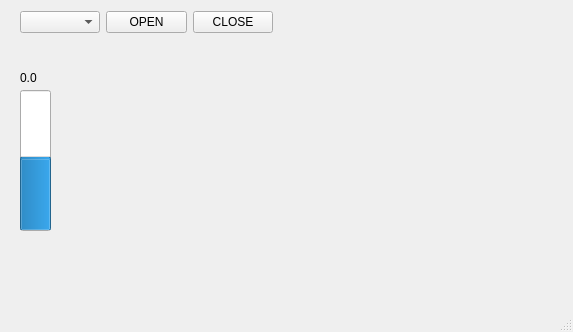
<?xml version="1.0" encoding="UTF-8"?>
<ui version="4.0">
 <class>MainWindow</class>
 <widget class="QMainWindow" name="MainWindow">
  <property name="geometry">
   <rect>
    <x>0</x>
    <y>0</y>
    <width>573</width>
    <height>332</height>
   </rect>
  </property>
  <property name="windowTitle">
   <string>MainWindow</string>
  </property>
  <widget class="QWidget" name="centralwidget">
   <widget class="QWidget" name="layoutWidget">
    <property name="geometry">
     <rect>
      <x>20</x>
      <y>10</y>
      <width>253</width>
      <height>25</height>
     </rect>
    </property>
    <layout class="QHBoxLayout" name="horizontalLayout">
     <item>
      <widget class="QComboBox" name="ComList"/>
     </item>
     <item>
      <widget class="QPushButton" name="openBtn">
       <property name="text">
        <string>OPEN</string>
       </property>
      </widget>
     </item>
     <item>
      <widget class="QPushButton" name="closeBtn">
       <property name="text">
        <string>CLOSE</string>
       </property>
      </widget>
     </item>
    </layout>
   </widget>
   <widget class="QProgressBar" name="progressBar">
    <property name="enabled">
     <bool>true</bool>
    </property>
    <property name="geometry">
     <rect>
      <x>20</x>
      <y>90</y>
      <width>31</width>
      <height>141</height>
     </rect>
    </property>
    <property name="maximum">
     <number>255</number>
    </property>
    <property name="value">
     <number>128</number>
    </property>
    <property name="textVisible">
     <bool>true</bool>
    </property>
    <property name="orientation">
     <enum>Qt::Vertical</enum>
    </property>
    <property name="invertedAppearance">
     <bool>false</bool>
    </property>
   </widget>
   <widget class="QLabel" name="adcLbl">
    <property name="geometry">
     <rect>
      <x>20</x>
      <y>70</y>
      <width>57</width>
      <height>15</height>
     </rect>
    </property>
    <property name="text">
     <string>0.0</string>
    </property>
   </widget>
   <widget class="PlotWidget" name="graph" native="true">
    <property name="geometry">
     <rect>
      <x>120</x>
      <y>70</y>
      <width>431</width>
      <height>231</height>
     </rect>
    </property>
   </widget>
  </widget>
  <widget class="QStatusBar" name="statusbar"/>
 </widget>
 <customwidgets>
  <customwidget>
   <class>PlotWidget</class>
   <extends>QWidget</extends>
   <header>pyqtgraph</header>
   <container>1</container>
  </customwidget>
 </customwidgets>
 <resources/>
 <connections/>
</ui>
